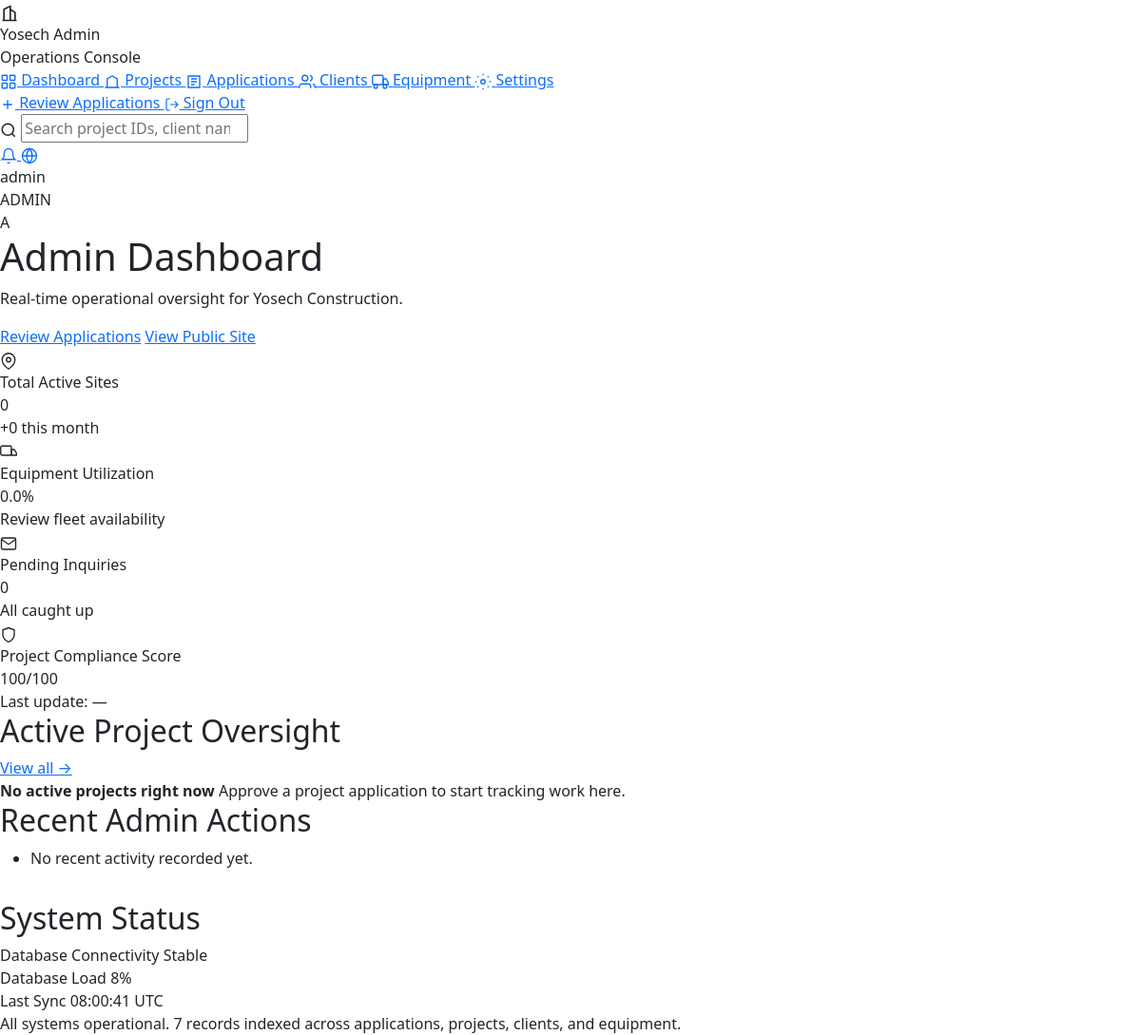
Screenshot of /admin/amin_dashboard.php (signed in) with the database file from the repository.
### tables this page shows
CREATE TABLE Employee (
    EmployeeID      INT AUTO_INCREMENT PRIMARY KEY,
    UserType        ENUM('Admin', 'Manager', 'Employee') NOT NULL DEFAULT 'Employee',
    Username        VARCHAR(50)  NOT NULL UNIQUE,
    Password        VARCHAR(255) NOT NULL,
    Email           VARCHAR(100) NOT NULL UNIQUE,
    ContactNumber   VARCHAR(20)
);

### includes/admin/helpers.php (called while the page is built, shortened)
<?php
function adminCurrentEmployee(mysqli $conn): ?array
{
    $employeeId = (int) ($_SESSION['user_id'] ?? 0);
    $result = mysqli_query($conn, "SELECT * FROM Employee WHERE EmployeeID = {$employeeId} LIMIT 1");
    return mysqli_fetch_assoc($result) ?: null;
}

### includes/admin/layout_start.php (the view, shortened to what this page needs)
<?php
$adminActiveNav = $adminActiveNav ?? 'dashboard';
$adminPageTitle = $adminPageTitle ?? 'Admin Dashboard';
$adminPageSubtitle = $adminPageSubtitle ?? '';
$adminPageActions = $adminPageActions ?? '';
$adminEmployee = $adminEmployee ?? null;
$adminDisplayName = $adminEmployee['Username'] ?? ($_SESSION['username'] ?? 'Admin User');
$adminRoleLabel = strtoupper($adminEmployee['UserType'] ?? $_SESSION['user_type'] ?? 'ADMIN');
?>
<!DOCTYPE html>
<html lang="en">
<head>
    <link href="https://cdn.jsdelivr.net/npm/bootstrap@5.3.3/dist/css/bootstrap.min.css" rel="stylesheet">
    <link rel="stylesheet" href="<?= BASE_URL ?>/assets/css/admin.css">
</head>
<body class="admin-body">
<div class="admin-shell">
    <aside class="admin-sidebar">
        <div class="admin-brand">
            <div class="admin-brand-icon">
                <svg xmlns="http://www.w3.org/2000/svg" width="20" height="20" fill="none" viewBox="0 0 24 24" stroke="currentColor" stroke-width="2"><path d="M3 21h18M5 21V7l8-4v18M19 21V11l-6-4"/></svg>
            </div>
            <div>
                <div class="admin-brand-name">Yosech Admin</div>
                <div class="admin-brand-sub">Operations Console</div>
            </div>
        </div>
        <nav class="admin-nav">
            <a href="<?= BASE_URL ?>/admin/amin_dashboard.php" class="admin-nav-link<?= $adminActiveNav === 'dashboard' ? ' active' : '' ?>">
                Dashboard
            </a>
            <a href="<?= BASE_URL ?>/admin/amin_projects.php" class="admin-nav-link<?= $adminActiveNav === 'projects' ? ' active' : '' ?>">
                <svg xmlns="http://www.w3.org/2000/svg" width="18" height="18" fill="none" viewBox="0 0 24 24" stroke="currentColor" stroke-width="1.8"><path d="M2 20h20M5 20V8l7-4 7 4v12"/></svg>
                Projects
            </a>
            <a href="<?= BASE_URL ?>/admin/amin_applications.php" class="admin-nav-link<?= $adminActiveNav === 'applications' ? ' active' : '' ?>">
                <svg xmlns="http://www.w3.org/2000/svg" width="18" height="18" fill="none" viewBox="0 0 24 24" stroke="currentColor" stroke-width="1.8"><path d="M4 4h16v16H4z"/><path d="M8 8h8M8 12h8M8 16h5"/></svg>
                Applications
            </a>
            <a href="<?= BASE_URL ?>/admin/amin_clients.php" class="admin-nav-link<?= $adminActiveNav === 'clients' ? ' active' : '' ?>">
                <svg xmlns="http://www.w3.org/2000/svg" width="18" height="18" fill="none" viewBox="0 0 24 24" stroke="currentColor" stroke-width="1.8"><path d="M17 21v-2a4 4 0 0 0-4-4H5a4 4 0 0 0-4 4v2"/><circle cx="9" cy="7" r="4"/><path d="M23 21v-2a4 4 0 0 0-3-3.87M16 3.13a4 4 0 0 1 0 7.75"/></svg>
                Clients
            </a>
            <a href="<?= BASE_URL ?>/admin/amin_equipment.php" class="admin-nav-link<?= $adminActiveNav === 'equipment' ? ' active' : '' ?>">
                <svg xmlns="http://www.w3.org/2000/svg" width="18" height="18" fill="none" viewBox="0 0 24 24" stroke="currentColor" stroke-width="1.8"><rect x="1" y="3" width="15" height="13" rx="2"/><path d="M16 8h4l3 5v3h-7V8z"/><circle cx="5.5" cy="18.5" r="2.5"/><circle cx="18.5" cy="18.5" r="2.5"/></svg>
                Equipment
            </a>
            <a href="<?= BASE_URL ?>/admin/amin_settings.php" class="admin-nav-link<?= $adminActiveNav === 'settings' ? ' active' : '' ?>">
                <svg xmlns="http://www.w3.org/2000/svg" width="18" height="18" fill="none" viewBox="0 0 24 24" stroke="currentColor" stroke-width="1.8"><circle cx="12" cy="12" r="3"/><path d="M12 1v2M12 21v2M4.22 4.22l1.42 1.42M18.36 18.36l1.42 1.42M1 12h2M21 12h2M4.22 19.78l1.42-1.42M18.36 5.64l1.42-1.42"/></svg>
                Settings
            </a>
        </nav>
        <div class="admin-sidebar-footer">
            <a href="<?= BASE_URL ?>/admin/amin_applications.php?status=Pending" class="admin-btn-new">
                <svg xmlns="http://www.w3.org/2000/svg" width="16" height="16" fill="none" viewBox="0 0 24 24" stroke="currentColor" stroke-width="2"><path d="M12 5v14M5 12h14"/></svg>
                Review Applications
            </a>
            <a href="<?= BASE_URL ?>/logout.php" class="admin-signout">
                <svg xmlns="http://www.w3.org/2000/svg" width="16" height="16" fill="none" viewBox="0 0 24 24" stroke="currentColor" stroke-width="1.8"><path d="M9 21H5a2 2 0 0 1-2-2V5a2 2 0 0 1 2-2h4M16 17l5-5-5-5M21 12H9"/></svg>
                Sign Out
            </a>
        </div>
    </aside>
    <div class="admin-main">
        <header class="admin-topbar">
            <form class="admin-search" method="get" action="<?= BASE_URL ?>/admin/amin_dashboard.php" id="adminGlobalSearchForm">
                <svg xmlns="http://www.w3.org/2000/svg" width="18" height="18" fill="none" viewBox="0 0 24 24" stroke="currentColor" stroke-width="2"><circle cx="11" cy="11" r="8"/><path d="m21 21-4.35-4.35"/></svg>
                <input type="search" name="q" placeholder="Search project IDs, client names..." value="<?= htmlspecialchars($_GET['q'] ?? '') ?>" aria-label="Search admin records">
            </form>
            <div class="admin-topbar-actions">
                <a href="<?= BASE_URL ?>/admin/amin_applications.php?status=Pending" class="admin-icon-btn" title="Pending applications">
                    <svg xmlns="http://www.w3.org/2000/svg" width="18" height="18" fill="none" viewBox="0 0 24 24" stroke="currentColor" stroke-width="1.8"><path d="M18 8A6 6 0 0 0 6 8c0 7-3 9-3 9h18s-3-2-3-9"/><path d="M13.73 21a2 2 0 0 1-3.46 0"/></svg>
                </a>
                <a href="<?= BASE_URL ?>/index.php" class="admin-icon-btn" title="View public site" target="_blank" rel="noopener">
                    <svg xmlns="http://www.w3.org/2000/svg" width="18" height="18" fill="none" viewBox="0 0 24 24" stroke="currentColor" stroke-width="1.8"><circle cx="12" cy="12" r="10"/><path d="M2 12h20M12 2a15.3 15.3 0 0 1 4 10 15.3 15.3 0 0 1-4 10 15.3 15.3 0 0 1-4-10 15.3 15.3 0 0 1 4-10z"/></svg>
                </a>
                <div class="admin-user">
                    <div class="admin-user-meta">
                        <div class="admin-user-name"><?= htmlspecialchars($adminDisplayName) ?></div>
                        <div class="admin-user-role"><?= htmlspecialchars($adminRoleLabel) ?></div>
                    </div>
                    <div class="admin-user-avatar"><?= strtoupper(substr($adminDisplayName, 0, 1)) ?></div>
                </div>
            </div>
        </header>
        <main class="admin-content">
            <div class="admin-page-head">
                <div>
                    <h1 class="admin-page-title"><?= htmlspecialchars($adminPageTitle) ?></h1>
                    <?php if ($adminPageSubtitle !== ''): ?>
                        <p class="admin-page-sub"><?= htmlspecialchars($adminPageSubtitle) ?></p>
                    <?php endif; ?>
                </div>
                <?php if ($adminPageActions !== ''): ?>
                    <div class="admin-page-actions"><?= $adminPageActions ?></div>
                <?php endif; ?>
            </div>

### rows the page displays
employee: Username "admin", UserType "ADMIN", Username "A"

### other values shown
$adminPageTitle "Admin Dashboard"
$adminPageSubtitle "Real-time operational oversight for Yosech Construction."
$activeSites "0"
$sitesThisMonth "0"
$equipmentUtilization "0.0"
$pendingInquiries "0"
$complianceScore "100"
$lastAuditLabel "—"
$dbLoadPercent "8"
gmdate('H:i:s') "08:00:41"
$dbLoadRow['record_count'] "7"
